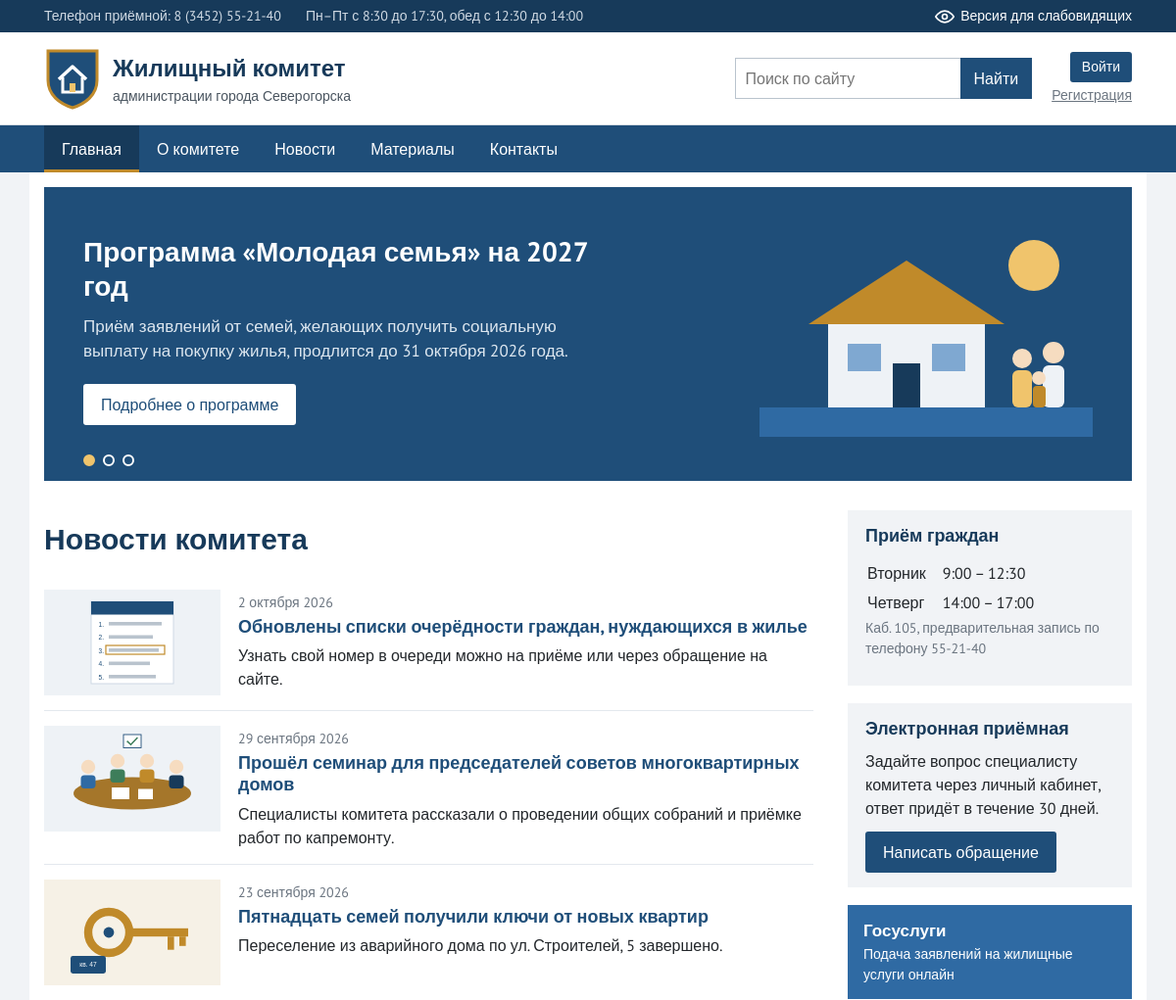
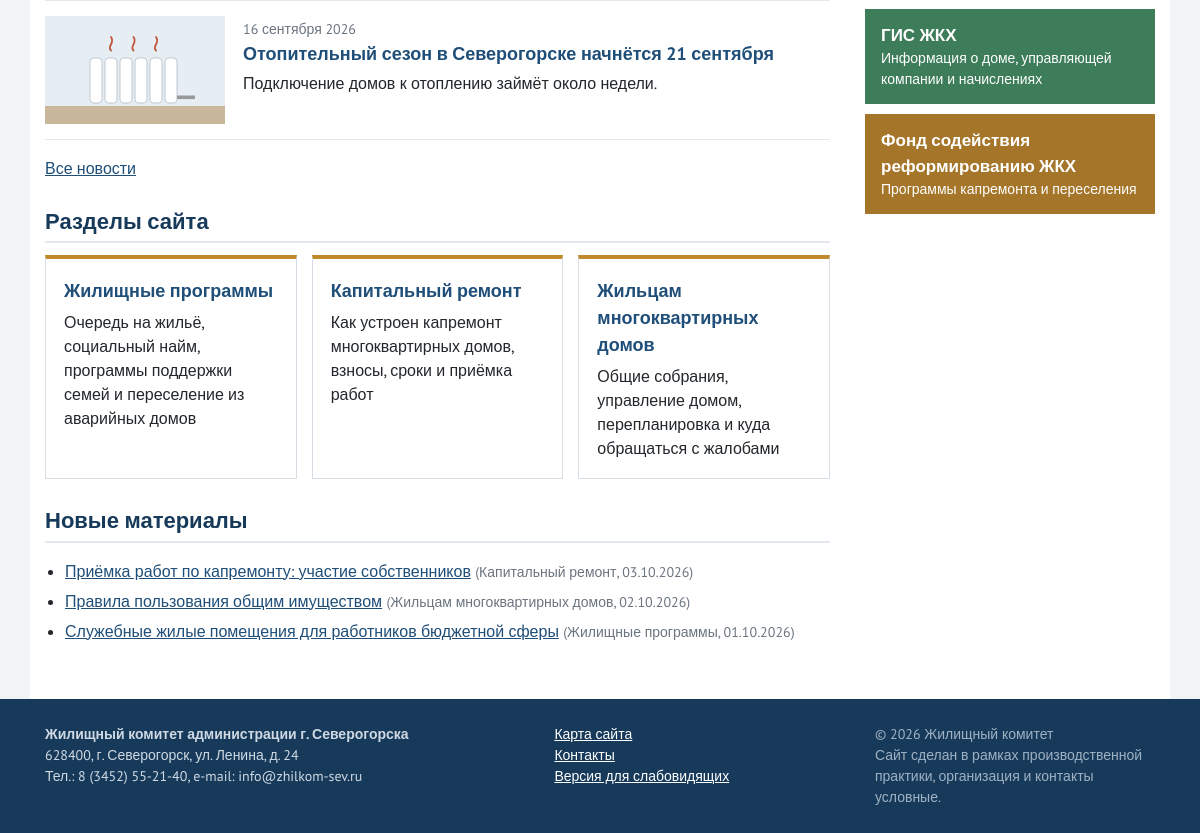
The page / on the database its author committed (2 pictures, top to bottom).
### models.py (models this page shows)
class News(db.Model):
    __tablename__ = 'news'
    id = db.Column(db.Integer, primary_key=True)
    title = db.Column(db.String(200), nullable=False)
    summary = db.Column(db.String(300))
    body = db.Column(db.Text, nullable=False)
    image = db.Column(db.String(200))
    created_at = db.Column(db.DateTime, default=datetime.now)

class Category(db.Model):
    __tablename__ = 'categories'
    id = db.Column(db.Integer, primary_key=True)
    slug = db.Column(db.String(50), unique=True, nullable=False)
    title = db.Column(db.String(100), nullable=False)
    description = db.Column(db.String(255))
    articles = db.relationship('Article', backref='category', lazy=True)

class Article(db.Model):
    __tablename__ = 'articles'
    id = db.Column(db.Integer, primary_key=True)
    title = db.Column(db.String(200), nullable=False)
    summary = db.Column(db.String(300))
    body = db.Column(db.Text, nullable=False)
    image = db.Column(db.String(200))
    category_id = db.Column(db.Integer, db.ForeignKey('categories.id'), nullable=False)
    views = db.Column(db.Integer, default=0)
    created_at = db.Column(db.DateTime, default=datetime.now)

### app.py (the view)
@app.route('/')
def index():
    news = News.query.order_by(News.created_at.desc()).limit(4).all()
    articles = Article.query.order_by(Article.created_at.desc()).limit(3).all()
    return render_template('index.html', news=news, articles=articles)

### app.py (called while the page is built)
def get_user():
    if 'user' not in g:
        g.user = None
        if session.get('user_id'):
            g.user = db.session.get(User, session['user_id'])
    return g.user

@app.context_processor
def inject_globals():
    return {
        'current_user': get_user(),
        'menu_categories': Category.query.order_by(Category.id).all(),
        'vision': session.get('vision', False),
        'v': session.get('v', VISION_DEFAULT),
        'roles': ROLES,
        'statuses': STATUSES,
        'year': datetime.now().year,
    }

@app.template_filter('date')
def date_filter(value):
    return value.strftime('%d.%m.%Y') if value else ''

@app.template_filter('date_ru')
def date_ru_filter(value):
    if not value:
        return ''
    return f'{value.day} {MONTHS[value.month - 1]} {value.year}'

### templates/index.html (shortened to what this page needs)
{% extends 'base.html' %}
{% block content %}
<section class="slider" id="slider">
    <div class="slide active">
        <div class="slide-text">
            <h2>Программа «Молодая семья» на 2027 год</h2>
            <p>Приём заявлений от семей, желающих получить социальную выплату на покупку жилья, продлится до 31 октября 2026 года.</p>
            <a href="{{ url_for('category', slug='programmy') }}" class="btn btn-light">Подробнее о программе</a>
        </div>
        <img class="slide-pic" src="{{ url_for('static', filename='img/slides/slide1.svg') }}" alt="Семья у нового дома">
    </div>
    <div class="slider-dots">
        <button type="button" class="active" aria-label="Слайд 1"></button>
        <button type="button" aria-label="Слайд 2"></button>
        <button type="button" aria-label="Слайд 3"></button>
    </div>
</section>
<div class="layout">
    <div class="content">
        <h1 class="page-title">Новости комитета</h1>
        <div class="news-feed">
            {% for n in news %}
            <article class="news-row">
                {% if n.image %}
                <a href="{{ url_for('news_item', news_id=n.id) }}" class="news-row-img">
                    <img src="{{ url_for('static', filename=n.image) }}" alt="{{ n.title }}">
                </a>
                {% endif %}
                <div>
                    <span class="date">{{ n.created_at|date_ru }}</span>
                    <h3><a href="{{ url_for('news_item', news_id=n.id) }}">{{ n.title }}</a></h3>
                    <p>{{ n.summary }}</p>
                </div>
            </article>
            {% endfor %}
        </div>
        <p><a href="{{ url_for('news_list') }}">Все новости</a></p>
        <h2 class="section-title">Разделы сайта</h2>
        <div class="cat-grid">
            {% for c in menu_categories %}
            <a href="{{ url_for('category', slug=c.slug) }}" class="cat-card">
                <b>{{ c.title }}</b>
                <span>{{ c.description }}</span>
            </a>
            {% endfor %}
        </div>
        <h2 class="section-title">Новые материалы</h2>
        <ul class="plain-list">
            {% for a in articles %}
            <li>
                <a href="{{ url_for('article', article_id=a.id) }}">{{ a.title }}</a>
                <span class="muted">({{ a.category.title }}, {{ a.created_at|date }})</span>
            </li>
            {% endfor %}
        </ul>
    </div>
    {% include '_sidebar.html' %}
</div>
{% endblock %}

### templates/base.html (shortened to what this page needs)
<!DOCTYPE html>
<html lang="ru">
<head>
    <link rel="stylesheet" href="{{ url_for('static', filename='css/style.css') }}">
</head>
{% set ep = request.endpoint %}
<body class="{% if vision %}vision size-{{ v.size }} scheme-{{ v.scheme }} img-{{ v.img }} space-{{ v.space }}{% endif %}">
<div class="topbar">
    <div class="container topbar-inner">
        <span>Телефон приёмной: 8 (3452) 55-21-40</span>
        <span>Пн–Пт с 8:30 до 17:30, обед с 12:30 до 14:00</span>
        {% if not vision %}
        <a href="{{ url_for('vision_on') }}" class="eye-link">
            <img src="{{ url_for('static', filename='img/eye.svg') }}" alt="" width="20" height="20">
            Версия для слабовидящих
        </a>
        {% endif %}
    </div>
</div>
<header class="header">
    <div class="container header-inner">
        <a href="{{ url_for('index') }}" class="logo">
            <img src="{{ url_for('static', filename='img/logo.svg') }}" alt="Логотип комитета" width="58" height="64">
            <span class="logo-text">
                <b>Жилищный комитет</b>
                администрации города Северогорска
            </span>
        </a>
        <form class="header-search" action="{{ url_for('search') }}" method="get">
            <input type="text" name="q" placeholder="Поиск по сайту" value="{{ q if q else '' }}" aria-label="Поиск по сайту">
            <button type="submit">Найти</button>
        </form>
        <div class="header-user">
            {% if current_user %}
                <a href="{{ url_for('cabinet') }}">{{ current_user.fio }}</a>
                <a href="{{ url_for('logout') }}" class="small-link">Выйти</a>
            {% else %}
                <a href="{{ url_for('login') }}" class="btn btn-small">Войти</a>
                <a href="{{ url_for('register') }}" class="small-link">Регистрация</a>
            {% endif %}
        </div>
    </div>
</header>
<nav class="menu">
    <div class="container">
        <ul class="menu-list" id="menuList">
            <li><a href="{{ url_for('index') }}" class="{{ 'active' if ep == 'index' }}">Главная</a></li>
            <li><a href="{{ url_for('about') }}" class="{{ 'active' if ep == 'about' }}">О комитете</a></li>
            <li><a href="{{ url_for('news_list') }}" class="{{ 'active' if ep in ('news_list', 'news_item') }}">Новости</a></li>
            <li class="has-sub">
                <a href="{{ url_for('materials') }}" class="{{ 'active' if ep in ('materials', 'category', 'article') }}">Материалы</a>
            </li>
            <li><a href="{{ url_for('contacts') }}" class="{{ 'active' if ep == 'contacts' }}">Контакты</a></li>
        </ul>
    </div>
</nav>
<main class="container main">
    {% block content %}{% endblock %}
</main>
<footer class="footer">
    <div class="container footer-inner">
        <div>
            <b>Жилищный комитет администрации г. Северогорска</b><br>
            628400, г. Северогорск, ул. Ленина, д. 24<br>
            Тел.: 8 (3452) 55-21-40, e-mail: info@zhilkom-sev.ru
        </div>
        <div>
            <a href="{{ url_for('sitemap') }}">Карта сайта</a><br>
            <a href="{{ url_for('contacts') }}">Контакты</a><br>
            {% if vision %}
            <a href="{{ url_for('vision_off') }}">Обычная версия сайта</a>
            {% else %}
            <a href="{{ url_for('vision_on') }}">Версия для слабовидящих</a>
            {% endif %}
        </div>
        <div class="footer-note">
            © {{ year }} Жилищный комитет<br>
            Сайт сделан в рамках производственной практики,
            организация и контакты условные.
        </div>
    </div>
</footer>
</body>
</html>

### templates/_sidebar.html
<aside class="sidebar">
    <div class="side-box">
        <h3>Приём граждан</h3>
        <table class="small-table">
            <tr><td>Вторник</td><td>9:00 – 12:30</td></tr>
            <tr><td>Четверг</td><td>14:00 – 17:00</td></tr>
        </table>
        <p class="muted">Каб. 105, предварительная запись по телефону 55-21-40</p>
    </div>
    <div class="side-box">
        <h3>Электронная приёмная</h3>
        <p>Задайте вопрос специалисту комитета через личный кабинет, ответ придёт в течение 30 дней.</p>
        <a href="{{ url_for('cabinet') }}" class="btn">Написать обращение</a>
    </div>
    <div class="side-banners">
        <a href="https://www.gosuslugi.ru/" target="_blank" rel="noopener" class="side-banner b-blue">
            <b>Госуслуги</b>
            Подача заявлений на жилищные услуги онлайн
        </a>
        <a href="https://dom.gosuslugi.ru/" target="_blank" rel="noopener" class="side-banner b-green">
            <b>ГИС ЖКХ</b>
            Информация о доме, управляющей компании и начислениях
        </a>
        <a href="https://fondgkh.ru/" target="_blank" rel="noopener" class="side-banner b-gold">
            <b>Фонд содействия реформированию ЖКХ</b>
            Программы капремонта и переселения
        </a>
    </div>
</aside>

### rows shown on the page
News: image (picture), created_at "2 октября 2026", title "Обновлены списки очерёдности граждан, нуждающихся в жилье", summary "Узнать свой номер в очереди можно на приёме или через обращение на сайте."
News: image (picture), created_at "29 сентября 2026", title "Прошёл семинар для председателей советов многоквартирных домов", summary "Специалисты комитета рассказали о проведении общих собраний и приёмке работ по капремонту."
News: image (picture), created_at "23 сентября 2026", title "Пятнадцать семей получили ключи от новых квартир", summary "Переселение из аварийного дома по ул. Строителей, 5 завершено."
News: image (picture), created_at "16 сентября 2026", title "Отопительный сезон в Северогорске начнётся 21 сентября", summary "Подключение домов к отоплению займёт около недели."
Category: title "Жилищные программы", description "Очередь на жильё, социальный найм, программы поддержки семей и переселение из аварийных домов"
Category: title "Капитальный ремонт", description "Как устроен капремонт многоквартирных домов, взносы, сроки и приёмка работ"
Category: title "Жильцам многоквартирных домов", description "Общие собрания, управление домом, перепланировка и куда обращаться с жалобами"
Article: title "Приёмка работ по капремонту: участие собственников", category "Капитальный ремонт", created_at "03.10.2026"
Article: title "Правила пользования общим имуществом", category "Жильцам многоквартирных домов", created_at "02.10.2026"
Article: title "Служебные жилые помещения для работников бюджетной сферы", category "Жилищные программы", created_at "01.10.2026"
